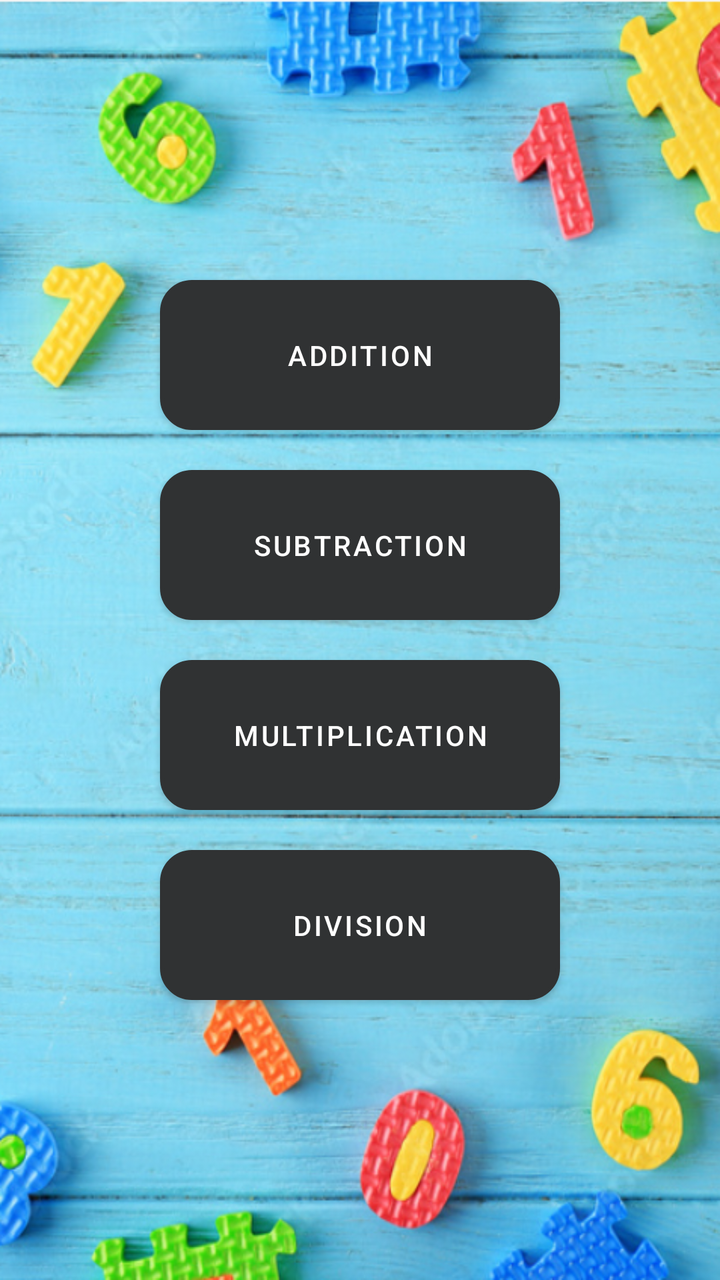
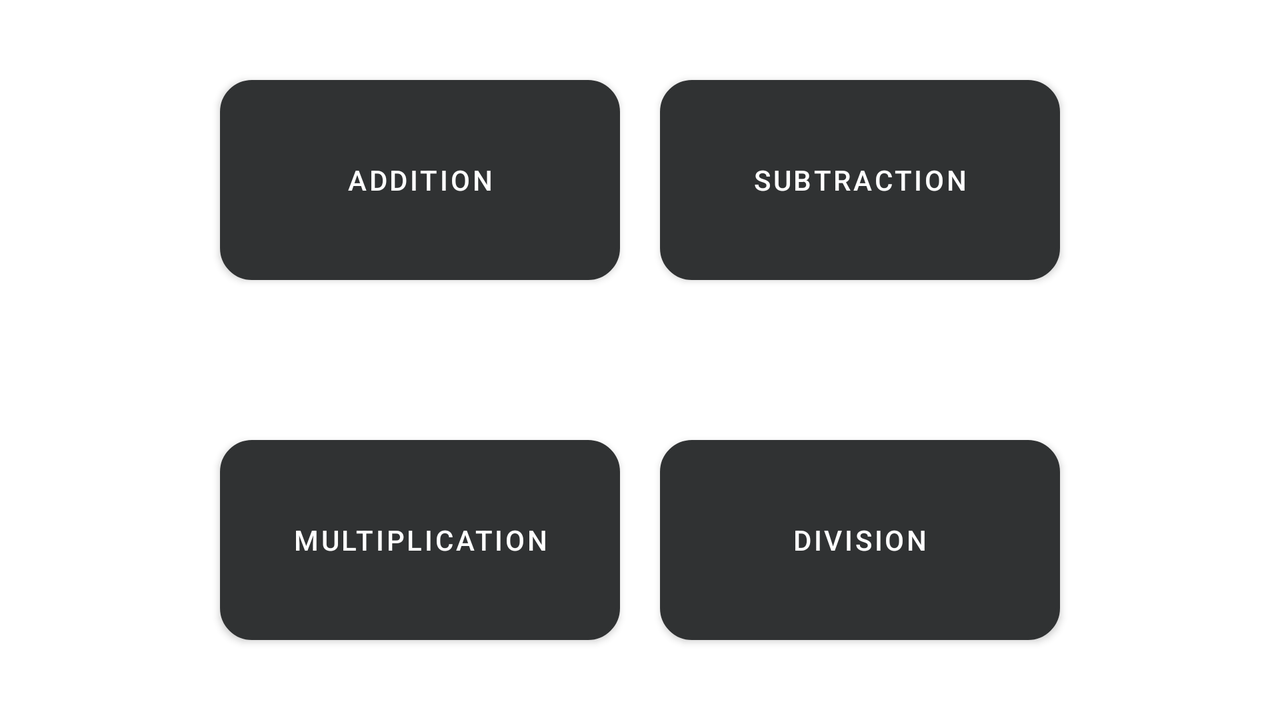

Two renders of one Android screen. The first uses the default layout on a phone; the second uses the alternative layout the repository ships for a different screen configuration, on a matching device. The two XML files are below.
<!-- AndroidManifest.xml: activity theme Theme.KidsGame -->
<!-- res/layout/activity_main.xml -->
<?xml version="1.0" encoding="utf-8"?>
<LinearLayout xmlns:android="http://schemas.android.com/apk/res/android"
    xmlns:app="http://schemas.android.com/apk/res-auto"
    xmlns:tools="http://schemas.android.com/tools"
    android:layout_width="match_parent"
    android:layout_height="match_parent"
    android:layout_gravity="center"
    android:background="@drawable/frontimage"
    android:gravity="center"
    android:orientation="vertical"
    tools:context=".MainActivity">

    <Button
        android:id="@+id/add"
        android:layout_width="200dp"
        android:layout_height="75dp"
        android:layout_gravity="center"

        android:layout_margin="10dp"
        android:layout_marginTop="200dp"
        android:background="@drawable/new_button"
        android:backgroundTint="@null"

        android:gravity="center"
        android:padding="5dp"
        android:text="@string/addition"
        android:textAlignment="center" />

    <Button
        android:id="@+id/subtract"
        android:layout_width="200dp"
        android:layout_height="75dp"

        android:layout_gravity="center"
        android:layout_margin="10dp"
        android:layout_marginTop="200dp"
        android:background="@drawable/new_button"
        android:gravity="center"
        android:padding="5dp"
        android:text="@string/subtraction" />

    <Button
        android:id="@+id/multiply"
        android:layout_width="200dp"
        android:layout_height="75dp"

        android:layout_gravity="center"
        android:layout_margin="10dp"
        android:layout_marginTop="200dp"
        android:background="@drawable/new_button"
        android:gravity="center"
        android:padding="5dp"
        android:text="@string/multiplication" />

    <Button
        android:id="@+id/divide"
        android:layout_width="200dp"
        android:layout_height="75dp"

        android:layout_gravity="center"
        android:layout_margin="10dp"
        android:layout_marginTop="200dp"
        android:background="@drawable/new_button"
        android:gravity="center"
        android:padding="5dp"
        android:text="@string/division" />


</LinearLayout>
<!-- resources referenced by this layout -->
<resources>
  <!-- drawable frontimage: png bitmap (drawable, 654684 bytes) -->
  <!-- drawable new_button (drawable) -->
  <?xml version="1.0" encoding="utf-8"?>
  <shape xmlns:android="http://schemas.android.com/apk/res/android"
      android:shape="rectangle">
      <solid
          android:color="@color/white"/>
      <stroke
          android:color="@color/black"
          android:width="2dp"/>
      <corners
          android:radius="15dp"/>
  
  </shape>
  <string name="addition">Addition</string>
  <string name="division">Division</string>
  <string name="multiplication">Multiplication</string>
  <string name="subtraction">Subtraction</string>
  <style name="Theme.KidsGame" parent="Theme.MaterialComponents.DayNight.DarkActionBar">
          
          <item name="colorPrimary">@color/grey</item>
          <item name="colorPrimaryVariant">@color/grey</item>
          <item name="colorOnPrimary">@color/white</item>
          
          <item name="colorSecondary">@color/teal_200</item>
          <item name="colorSecondaryVariant">@color/teal_700</item>
          <item name="colorOnSecondary">@color/black</item>
          
          <item name="android:statusBarColor">?attr/colorPrimaryVariant</item>
          
      </style>
  <color name="white">#FFFFFFFF</color>
  <color name="black">#FF000000</color>
  <color name="grey">#303233</color>
  <color name="teal_200">#FF03DAC5</color>
  <color name="teal_700">#FF018786</color>
</resources>
<!-- res/layout-land/activity_main.xml (the repository's variant of the layout above) -->
<!-- drawn on the phone turned sideways -->
<?xml version="1.0" encoding="utf-8"?>
<LinearLayout xmlns:android="http://schemas.android.com/apk/res/android"
    xmlns:app="http://schemas.android.com/apk/res-auto"
    xmlns:tools="http://schemas.android.com/tools"
    android:layout_width="match_parent"
    android:layout_height="match_parent"
    android:layout_gravity="center"
    android:background="@drawable/frontimageland"
    android:gravity="center"
    android:orientation="vertical"
    tools:context=".MainActivity">


    <LinearLayout
        android:layout_width="match_parent"
        android:layout_height="wrap_content"
        android:orientation="horizontal"
        android:layout_weight="1"
        android:gravity="center">

        <Button
            android:id="@+id/add"
            android:layout_width="200dp"
            android:layout_height="100dp"
            android:layout_gravity="center"

            android:layout_margin="10dp"
            android:layout_marginTop="200dp"
            android:background="@drawable/new_button"
            android:backgroundTint="@null"

            android:gravity="center"
            android:padding="5dp"
            android:text="@string/addition"
            android:textAlignment="center" />

        <Button
            android:id="@+id/subtract"
            android:layout_width="200dp"
            android:layout_height="100dp"

            android:layout_gravity="center"
            android:layout_margin="10dp"
            android:layout_marginTop="200dp"
            android:background="@drawable/new_button"
            android:gravity="center"
            android:padding="5dp"
            android:text="@string/subtraction" />
    </LinearLayout>

    <LinearLayout
        android:layout_width="match_parent"
        android:layout_height="wrap_content"
        android:orientation="horizontal"
        android:layout_weight="1"
        android:gravity="center">

        <Button
            android:id="@+id/multiply"
            android:layout_width="200dp"
            android:layout_height="100dp"

            android:layout_gravity="center"
            android:layout_margin="10dp"
            android:layout_marginTop="200dp"
            android:background="@drawable/new_button"
            android:gravity="center"
            android:padding="5dp"
            android:text="@string/multiplication" />

        <Button
            android:id="@+id/divide"
            android:layout_width="200dp"
            android:layout_height="100dp"

            android:layout_gravity="center"
            android:layout_margin="10dp"
            android:layout_marginTop="200dp"
            android:background="@drawable/new_button"
            android:gravity="center"
            android:padding="5dp"
            android:text="@string/division" />
    </LinearLayout>


</LinearLayout>
<!-- resources referenced by the variant -->
<!-- as the phone turned sideways resolves them -->
<resources>
  <!-- drawable new_button (drawable) -->
  <?xml version="1.0" encoding="utf-8"?>
  <shape xmlns:android="http://schemas.android.com/apk/res/android"
      android:shape="rectangle">
      <solid
          android:color="@color/white"/>
      <stroke
          android:color="@color/black"
          android:width="2dp"/>
      <corners
          android:radius="15dp"/>
  
  </shape>
  <string name="addition">Addition</string>
  <string name="division">Division</string>
  <string name="multiplication">Multiplication</string>
  <string name="subtraction">Subtraction</string>
  <style name="Theme.KidsGame" parent="Theme.MaterialComponents.DayNight.DarkActionBar">
          
          <item name="colorPrimary">@color/grey</item>
          <item name="colorPrimaryVariant">@color/grey</item>
          <item name="colorOnPrimary">@color/white</item>
          
          <item name="colorSecondary">@color/teal_200</item>
          <item name="colorSecondaryVariant">@color/teal_700</item>
          <item name="colorOnSecondary">@color/black</item>
          
          <item name="android:statusBarColor">?attr/colorPrimaryVariant</item>
          
      </style>
  <color name="white">#FFFFFFFF</color>
  <color name="black">#FF000000</color>
  <color name="grey">#303233</color>
  <color name="teal_200">#FF03DAC5</color>
  <color name="teal_700">#FF018786</color>
</resources>
